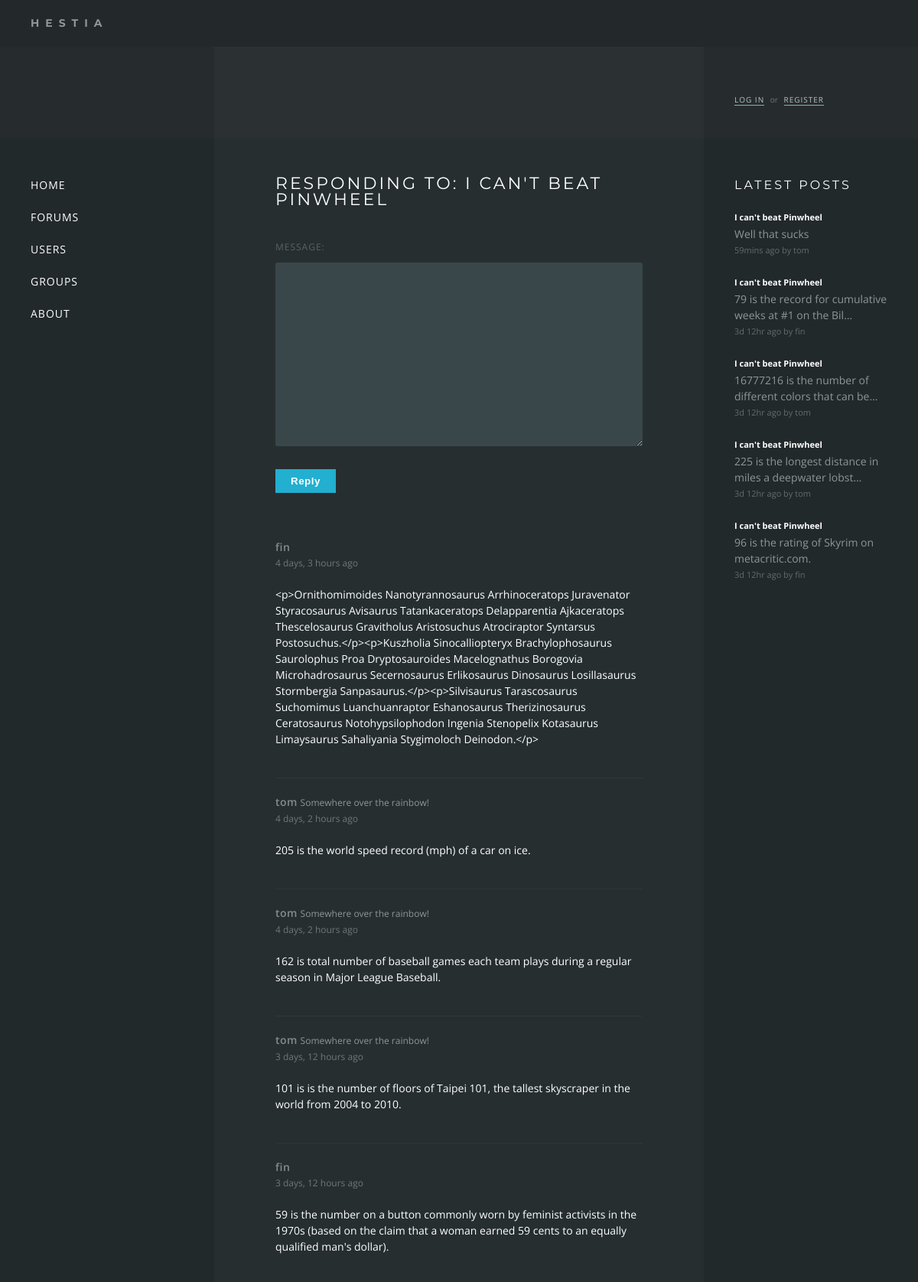
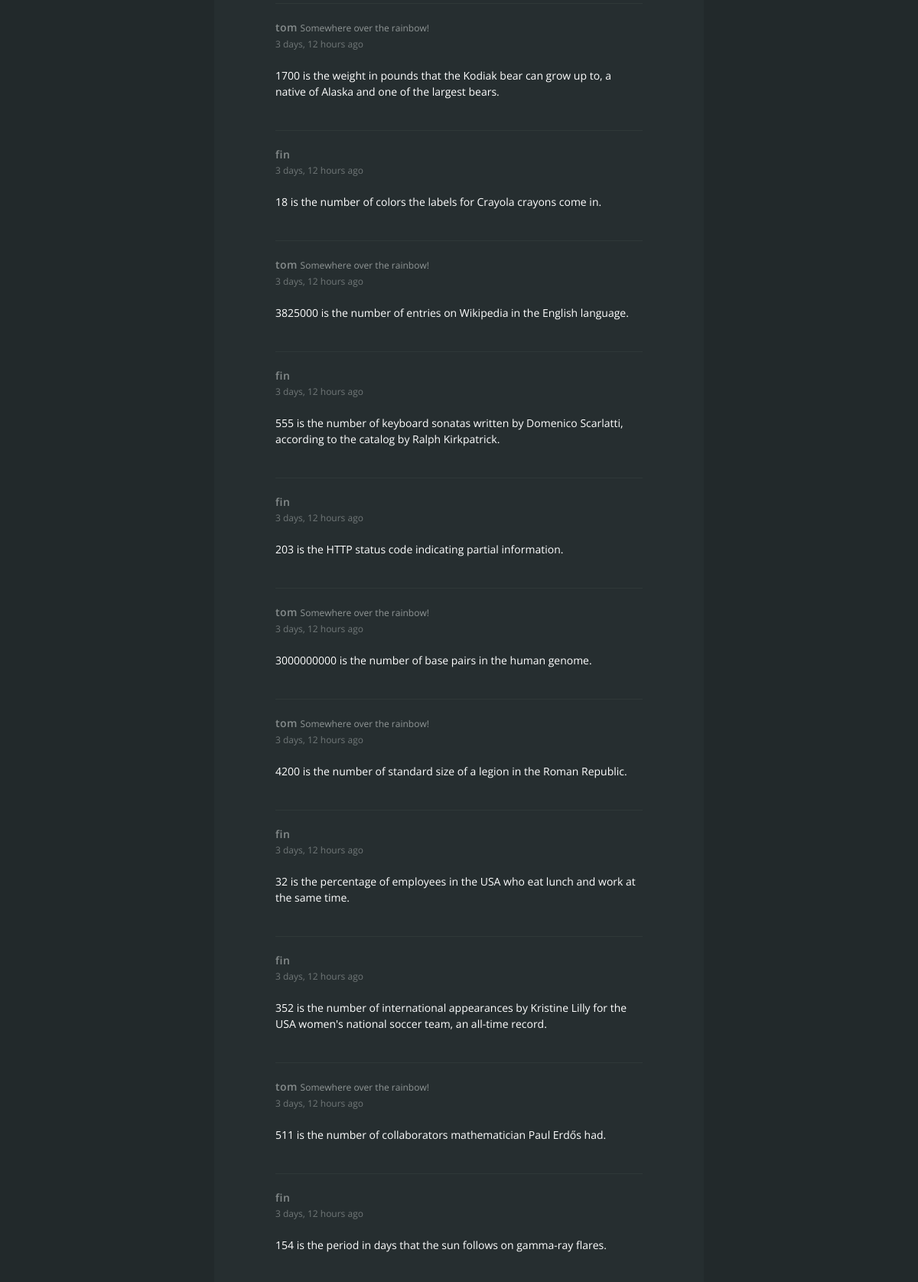
The app's page /forums/106/respond/ (upper part) with its own data (2 pictures, top to bottom).
### forums/models.py (models this page shows, shortened)
class Thread(models.Model):
    title = models.CharField(max_length=200)
    message = models.CharField(max_length=200)
    posted = models.DateTimeField('date posted')
    poster = models.ForeignKey(settings.AUTH_USER_MODEL, null=True)
    def was_posted_recently(self):
    	now = timezone.now()
    	return now - datetime.timedelta(days=1) <= self.posted <= now
    was_posted_recently.posted  = True
    was_posted_recently.boolean = True
    was_posted_recently.short_description = 'Published recently?'

class Response(models.Model):
    thread = models.ForeignKey(Thread, on_delete=models.CASCADE)
    poster = models.ForeignKey(settings.AUTH_USER_MODEL)
    message = models.CharField(max_length=200)
    posted = models.DateTimeField('date posted')

### users/models.py (models this page shows, shortened)
class Profile(models.Model):
    user = models.OneToOneField(User)
    location = models.CharField(max_length=140, blank=True)
    description = models.CharField(max_length=255, blank=True)
    icon = models.ImageField(upload_to='static/icons', default='static/icons/aurora.png')

### forums/views.py (the view)
# urls.py: url(r'^(?P<thread_id>[0-9]+)/respond/$', views.respond, name='respond'),
def respond(request, thread_id):
    thread = get_object_or_404(Thread, pk=thread_id)
    if request.method == "POST":
        form = ResponseForm(request.POST, request.FILES)
        if form.is_valid():
            message = bleach.clean(form.cleaned_data['message'], settings.ALLOWED_TAGS, strip=True)
            if request.user.is_authenticated():
                user = request.user
            response = thread.response_set.create(message=message, posted=datetime.now(), poster=user)
            response.save()
            return HttpResponseRedirect('/forums/' + thread_id)
        else:
            return render(request, 'forums/respond.html', {'thread':thread, 'form': form})
    else:
        form = ResponseForm()
        return render(request, 'forums/respond.html', {'thread':thread, 'form': form})

### forums/forms.py
class ResponseForm(forms.Form):
    message = forms.CharField(min_length=10, widget=forms.Textarea(attrs={'class' : 'tinymce'}))

### forums/templates/forums/respond.html (shortened to what this page needs)
{% extends "base.html" %}
{% block content %}
<div class="thread">
	<h1>{% block title %}Responding to: {{ thread.title }}{% endblock %}</h1>
	<div class="respond">
		<form action="/forums/{{ thread.id }}/respond/" method="post" novalidate>
		{{ form }}
		<button type="submit" class="button button-primary">Reply</button>
		</form>
	</div>
	<div class="first">
		<div class="poster">
			<div class="name">{{ thread.poster }}</div>
		</div>
		<div class="time">{{ thread.posted|timesince }} ago</div>
		<div class="post">{{ thread.message }}</div>
	</div>
	<div class="responses">
		{% for response in thread.response_set.all %}
		<div class="response">
			<div class="poster">
				<div class="name">{{ response.poster }}</div>
				<div class="location">{{ response.poster.profile.location }}</div>
			</div>
			<div class="time">{{ response.posted|timesince }} ago</div>
			<div class="post">{{ response.message }}</div>
		</div>
		{% endfor %}
	</div>
</div>
{% endblock %}

### templates/base.html (shortened to what this page needs)
{% load static %}
{% load timesinceshort %}
<!DOCTYPE html>
<html>
<head>
	<link rel="stylesheet" type="text/css" href="{% static 'forums/style.css' %}" />
</head>
<body>
<div class="wrapper">
	<div class="header"><div class="title">Hestia</div></div>
	<div class="hero">
		<div class="box sidebar">
		</div>
		<div class="box content">
		</div>
		<div class="box sidebar auth">
		{% if user.is_authenticated %}
			<div class="name">Hello, <a href="/users/profile/{{ user.username }}">{{ user.username }}</a></div>
			<a href="/users/logout">Log out</a>
		{% else %}
			<a href="/users/login">Log in</a> <span>or</span> <a href="/users/register">Register</a>
		{% endif %}
		</div>
	</div>
	<div class="main">
		<div class="box sidebar">
			<nav>
			<ul>
			<li><a href="/">Home</a></li>
			<li><a href="/forums">Forums</a></li>
			<li><a href="/users">Users</a></li>
			<li><a href="/groups">Groups</a></li>
			<li><a href="/about">About</a></li>
			</ul>
			</nav>
		</div>
		<div class="box content">
			{% block content %}{% endblock %}
		</div>
		<div class="box sidebar">
			<div class="recent-responses">
				<h2>Latest Posts</h2>
				{% for recent_response in request.recent_responses %}
				<div class="response">
					<a href="/forums/{{ recent_response.thread.id }}?page=last#{{ recent_response.id }}">
						<div class="text-small title"><b>{{ recent_response.thread.title }}</b></div><br>
						{{ recent_response.message|striptags|truncatechars:55 }}
						<div class="text-small posted">{{ recent_response.posted|timesinceshort }} ago by {{ recent_response.poster.username }}</div>
					</a>
				</div>
				{% endfor %}
			</div>
		</div>
	</div>
</div>
</body>
</html>

### forums/static/forums/style.css (style rules this page uses)
* { margin:0; padding:0; }
html, body { height: 100%; }
body { font-family: 'Open Sans', sans-serif; background: #2F3838; color: #909696; font-size: 14px; line-height: 1.5em; }
a { color: #909696; }
h1 { color: #FFF; font-family: 'Montserrat', sans-serif; font-size: 22px; text-transform: uppercase; letter-spacing: 3px; font-weight: normal; margin-bottom: 40px; }
h2 { color: #FFF; font-family: 'Montserrat', sans-serif; font-size: 16px; text-transform: uppercase; letter-spacing: 3px; font-weight: normal; margin-bottom: 20px; margin-top: 40px; }
li { list-style-type: none; line-height: 1.7em; }
.text-small { font-size: 11px; }
.wrapper { display: table; width: 100%; }
.header { font-family: 'Montserrat', sans-serif; display: table-row; height: 1px; background: #23282A; }
.header .title { padding: 20px; padding-left: 40px; text-transform: uppercase; letter-spacing: 8px; font-weight: bold; }
.main { height: 100%; min-height: 900px; display: table; width: 100%; background: #262E30; }
.main .sidebar { width: 200px; background: #22292B; }
.hero { height: 120px; display: table; width: 100%; background: #2B3133; }
.hero .sidebar { width: 200px; background: rgba(34, 41, 43, 0.5); }
.box { display: table-cell; padding: 40px; }
.content { padding: 40px 80px; }
nav li { font-size: 14px; list-style-type: none; line-height: 3em; text-transform: uppercase; letter-spacing: 1px; }
nav li a { text-decoration: none; color: #FFF; padding: 1px 0; }
.auth { vertical-align: bottom; font-size: 10px; }
.auth span { opacity: 0.7; padding: 0 5px; }
.auth > a { text-decoration: none; text-transform: uppercase; color: #FFF; border-bottom: 1px solid #8CFEE6; letter-spacing: 1px; opacity: 0.7; }
input, textarea { width: 100%; display: block; background: rgb(58, 71, 74); border: none; color: #FFF; padding: 10px 15px; font-size: 16px; font-family: inherit; margin: 10px 0; box-sizing: border-box; border-radius: 3px; }
.button-primary { background: #22afd0; padding: 8px 20px; border: 0; color: #FFF; font-weight: bold; letter-spacing: 0.5px; margin-top: 20px; display: inline-block; margin: 20px 0; }
label { opacity: 0.5; text-transform: uppercase; letter-spacing: 1px; font-size: 12px; }
.recent-responses h2 { margin-top: 0; }
.recent-responses .response { margin-bottom: 20px; word-break: break-word; }
.recent-responses a { text-decoration: none; }
.recent-responses a .title { display: inline-block; border-bottom: 1px solid transparent; }
.recent-responses .posted { opacity: 0.6; }
.recent-responses .text-small b { color: #FFF; }
.poster .name { display: inline-block; font-weight: 600; letter-spacing: 0.5px; opacity: 0.9; }
.poster .location { font-size: 12px; display: inline-block; }
.thread .response { margin-top: 40px; border-top: 1px solid #2F3838; padding-top: 20px; }
.thread .time { font-size: 12px; opacity: 0.7; }
.thread .post { padding-top: 20px; color: #FFF; }
h1 + .respond { border-top: 0; margin-top: 0; padding-top: 0; }
.respond { border-top: 1px solid rgb(58, 71, 74); margin-top: 20px; padding-top: 20px; padding-bottom: 40px; }

### records on screen
Thread: title "I CAN'T BEAT PINWHEEL", poster "fin", posted "4 days, 3 hours", message "<p>Ornithomimoides Nanotyrannosaurus Arrhinoceratops Juravenator Styracosaurus Avisaurus Tatankaceratops Delapparentia Ajkaceratops Thescelosaurus Gravitholus Aristosuchus Atrociraptor Syntarsus Postosuchus.</p><p>Kuszholia Sinocalliopteryx Brachylophosaurus Saurolophus Proa Dryptosauroides Macelognathus Borogovia Microhadrosaurus Secernosaurus Erlikosaurus Dinosaurus Losillasaurus Stormbergia Sanpasaurus.</p><p>Silvisaurus Tarascosaurus Suchomimus Luanchuanraptor Eshanosaurus Therizinosaurus Ceratosaurus Notohypsilophodon Ingenia Stenopelix Kotasaurus Limaysaurus Sahaliyania Stygimoloch Deinodon.</p>"
Response: poster "tom", poster.profile.location "Somewhere over the rainbow!", posted "4 days, 2 hours", message "205 is the world speed record (mph) of a car on ice."
Response: poster "tom", poster.profile.location "Somewhere over the rainbow!", posted "4 days, 2 hours", message "162 is total number of baseball games each team plays during a regular season in Major League Baseball."
Response: poster "tom", poster.profile.location "Somewhere over the rainbow!", posted "3 days, 12 hours", message "101 is is the number of floors of Taipei 101, the tallest skyscraper in the world from 2004 to 2010."
Response: poster "fin", posted "3 days, 12 hours", message "59 is the number on a button commonly worn by feminist activists in the 1970s (based on the claim that a woman earned 59 cents to an equally qualified man's dollar)."
Response: poster "tom", poster.profile.location "Somewhere over the rainbow!", posted "3 days, 12 hours", message "1700 is the weight in pounds that the Kodiak bear can grow up to, a native of Alaska and one of the largest bears."
Response: poster "fin", posted "3 days, 12 hours", message "18 is the number of colors the labels for Crayola crayons come in."
Response: poster "tom", poster.profile.location "Somewhere over the rainbow!", posted "3 days, 12 hours", message "3825000 is the number of entries on Wikipedia in the English language."
Response: poster "fin", posted "3 days, 12 hours", message "555 is the number of keyboard sonatas written by Domenico Scarlatti, according to the catalog by Ralph Kirkpatrick."
Response: poster "fin", posted "3 days, 12 hours", message "203 is the HTTP status code indicating partial information."
Response: poster "tom", poster.profile.location "Somewhere over the rainbow!", posted "3 days, 12 hours", message "3000000000 is the number of base pairs in the human genome."
Response: poster "tom", poster.profile.location "Somewhere over the rainbow!", posted "3 days, 12 hours", message "4200 is the number of standard size of a legion in the Roman Republic."
Response: poster "fin", posted "3 days, 12 hours", message "32 is the percentage of employees in the USA who eat lunch and work at the same time."
Response: poster "fin", posted "3 days, 12 hours", message "352 is the number of international appearances by Kristine Lilly for the USA women's national soccer team, an all-time record."
Response: poster "tom", poster.profile.location "Somewhere over the rainbow!", posted "3 days, 12 hours", message "511 is the number of collaborators mathematician Paul Erdős had."
Response: poster "fin", posted "3 days, 12 hours", message "154 is the period in days that the sun follows on gamma-ray flares."
Response: thread "I can't beat Pinwheel", message "Well that sucks", posted "59mins", poster.username "tom"
Response: thread "I can't beat Pinwheel", message "79 is the record for cumulative weeks at #1 on the Bil…", posted "3d 12hr", poster.username "fin"
Response: thread "I can't beat Pinwheel", message "16777216 is the number of different colors that can be…", posted "3d 12hr", poster.username "tom"
Response: thread "I can't beat Pinwheel", message "225 is the longest distance in miles a deepwater lobst…", posted "3d 12hr", poster.username "tom"
Response: thread "I can't beat Pinwheel", message "96 is the rating of Skyrim on metacritic.com.", posted "3d 12hr", poster.username "fin"
